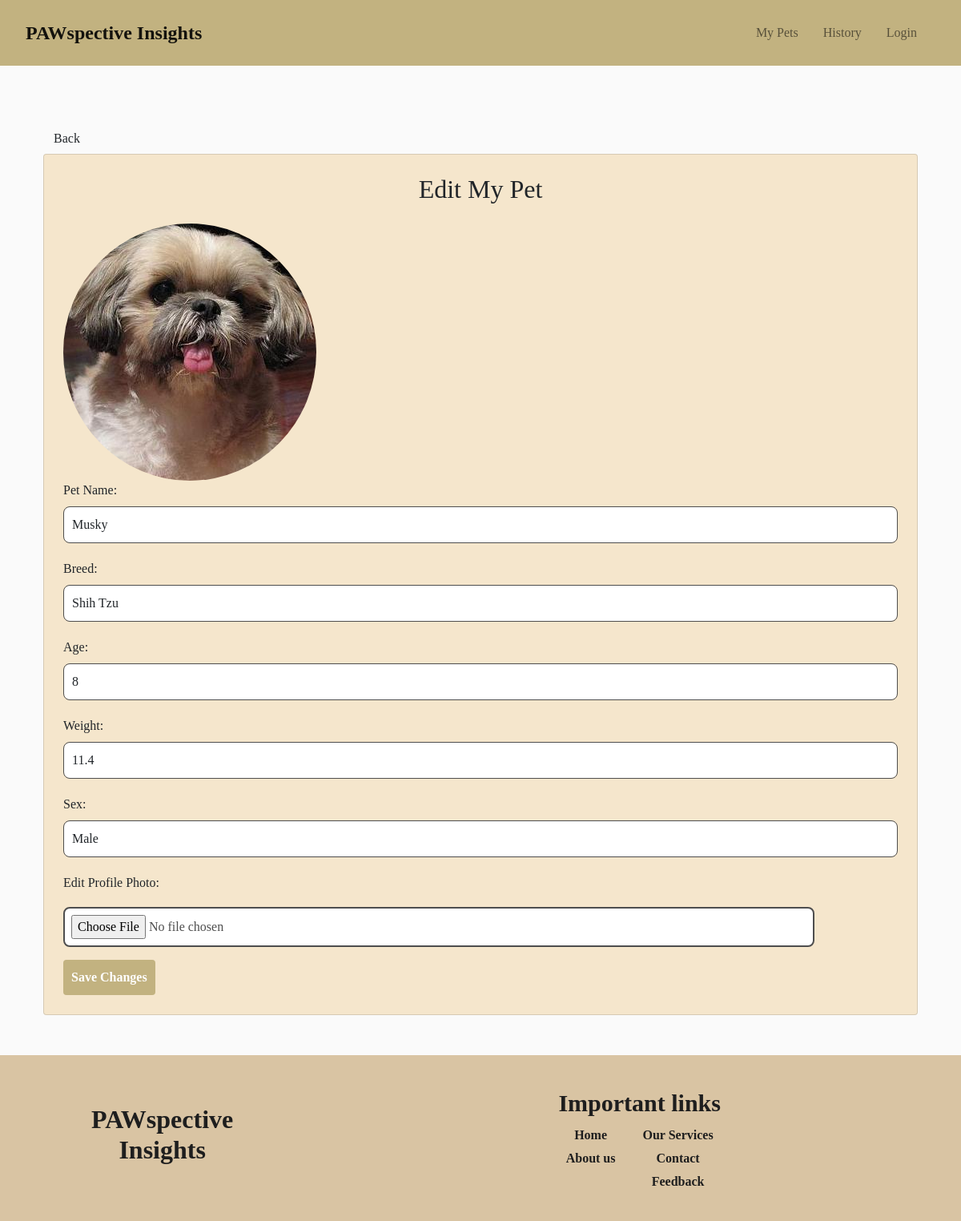
Screenshot of /edit_pet/1 with the database file from the repository.
### app.py (models this page shows)
class Pet(db.Model):
    id = db.Column(db.Integer, primary_key=True)
    name = db.Column(db.String(100), nullable=False)
    breed = db.Column(db.String(100))
    age = db.Column(db.Integer)
    weight = db.Column(db.Float(20))
    sex = db.Column(db.String(10))
    image = db.Column(db.String(100))
    user_id = db.Column(db.Integer, db.ForeignKey('user.id'), nullable=False)

### app.py (the view, shortened to what this page needs)
@app.route('/edit_pet/<int:pet_id>', methods=['GET', 'POST'])
def edit_pet(pet_id):
    pet = Pet.query.get_or_404(pet_id)
    return render_template('edit_pet.html', pet=pet)

### templates/edit_pet.html (shortened to what this page needs)
{% extends "base.html" %}
{% block content %}
<div class="container mt-5">
    <button class="btn back-btn" onclick="window.history.back();">Back</button>
    <div class="card p-4" style="background-color: #f5e6cc;">
        <h2 class="form-title text-center mb-4">Edit My Pet</h2>
        <div class="row">
            <div class="col-md-4">
                <img id="photo-preview" src="{{ url_for('static', filename='uploads/' + pet.image) }}" alt="Pet Photo" class="img-fluid rounded-circle">
            </div>
            <form action="/edit_pet/{{ pet.id }}" method="POST" enctype="multipart/form-data">
                <div class="mb-3">
                    <label for="name" class="form-label">Pet Name:</label>
                    <input type="text" class="form-control" id="name" name="name" value="{{ pet.name }}" required>
                </div>
                <div class="mb-3">
                    <label for="breed" class="form-label">Breed:</label>
                    <input type="text" class="form-control" id="breed" name="breed" value="{{ pet.breed }}" required>
                </div>
                <div class="mb-3">
                    <label for="age" class="form-label">Age:</label>
                    <input type="number" class="form-control" id="age" name="age" value="{{ pet.age }}" required>
                </div>
                <div class="mb-3">
                    <label for="weight" class="form-label">Weight:</label>
                    <input type="text" class="form-control" id="weight" name="weight" value="{{ pet.weight }}" required>
                </div>
                <div class="mb-3">
                    <label for="sex" class="form-label">Sex:</label>
                    <input type="text" class="form-control" id="sex" name="sex" value="{{ pet.sex }}" required>
                </div>
                <div class="mb-3">
                    <label for="image" class="form-label">Edit Profile Photo:</label>
                    <input type="file" id="image" name="image" class="form-control-file">
                </div>
                <button type="submit" class="btn btn-custom">Save Changes</button>
            </form>
        </div>
    </div>
</div>
{% endblock %}

### static/css/style.css (style rules this page uses)
body, html { margin: 0; padding: 0; font-family: 'Times New Roman', Times, serif; background-color: #fafafa; }
.btn-custom { background-color: #c2b280; color: white; border: none; padding: 10px; font-weight: bold; }
.form-control { width: 100%; padding: 10px; border: 1px solid #4e4e4e; border-radius: 8px; }
.form-control-file { border: 2px solid #4e4e4e; background-color: white; color: #4e4e4e; padding: 8px; margin-top: 10px; width: 90%; display: inline-block; border-radius: 8px; }
.form-control { width: 100%; padding: 10px; border: 1px solid #4e4e4e; border-radius: 8px; margin-bottom: 20px; }

### templates/base.html (style rules this page uses)
body, html { height: 100%; margin: 0; display: flex; flex-direction: column; }

### rows the page displays
Pet: image (picture), name "Musky", breed "Shih Tzu", age "8", weight "11.4", sex "Male"
